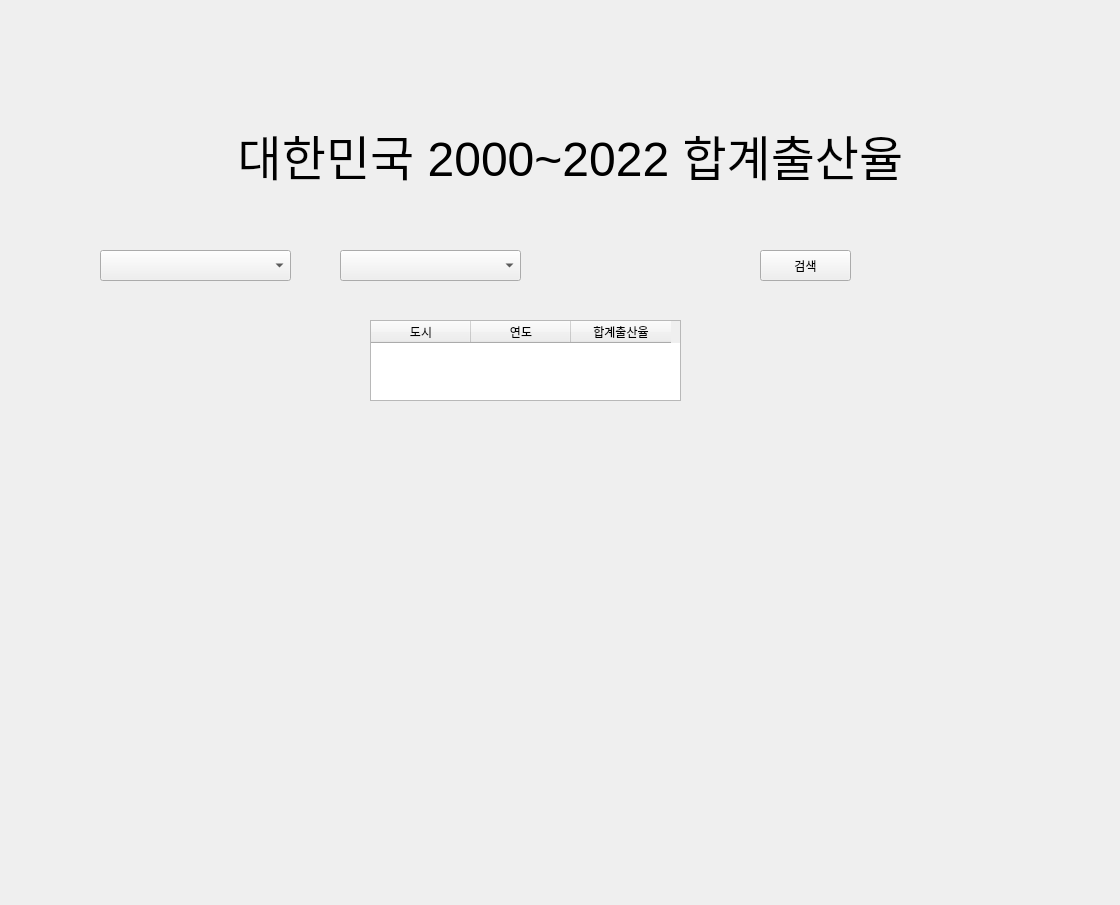
<?xml version="1.0" encoding="UTF-8"?>
<ui version="4.0">
 <class>Form</class>
 <widget class="QWidget" name="Form">
  <property name="geometry">
   <rect>
    <x>0</x>
    <y>0</y>
    <width>1120</width>
    <height>905</height>
   </rect>
  </property>
  <property name="windowTitle">
   <string>Form</string>
  </property>
  <widget class="QLabel" name="head_label">
   <property name="geometry">
    <rect>
     <x>200</x>
     <y>80</y>
     <width>741</width>
     <height>151</height>
    </rect>
   </property>
   <property name="toolTip">
    <string>&lt;html&gt;&lt;head/&gt;&lt;body&gt;&lt;p align=&quot;center&quot;&gt;&lt;br/&gt;&lt;/p&gt;&lt;/body&gt;&lt;/html&gt;</string>
   </property>
   <property name="text">
    <string>&lt;html&gt;&lt;head/&gt;&lt;body&gt;&lt;p align=&quot;center&quot;&gt;&lt;span style=&quot; font-size:36pt;&quot;&gt;대한민국 2000~2022 합계출산율&lt;/span&gt;&lt;/p&gt;&lt;/body&gt;&lt;/html&gt;</string>
   </property>
  </widget>
  <widget class="QComboBox" name="city_comboBox">
   <property name="geometry">
    <rect>
     <x>100</x>
     <y>250</y>
     <width>191</width>
     <height>31</height>
    </rect>
   </property>
  </widget>
  <widget class="QTableWidget" name="tableWidget">
   <property name="geometry">
    <rect>
     <x>370</x>
     <y>320</y>
     <width>311</width>
     <height>81</height>
    </rect>
   </property>
   <column>
    <property name="text">
     <string>도시</string>
    </property>
   </column>
   <column>
    <property name="text">
     <string>연도</string>
    </property>
   </column>
   <column>
    <property name="text">
     <string>합계출산율</string>
    </property>
   </column>
  </widget>
  <widget class="QComboBox" name="year_comboBox">
   <property name="geometry">
    <rect>
     <x>340</x>
     <y>250</y>
     <width>181</width>
     <height>31</height>
    </rect>
   </property>
  </widget>
  <widget class="QPushButton" name="searching_btn">
   <property name="geometry">
    <rect>
     <x>760</x>
     <y>250</y>
     <width>91</width>
     <height>31</height>
    </rect>
   </property>
   <property name="text">
    <string>검색</string>
   </property>
  </widget>
 </widget>
 <resources/>
 <connections/>
</ui>
